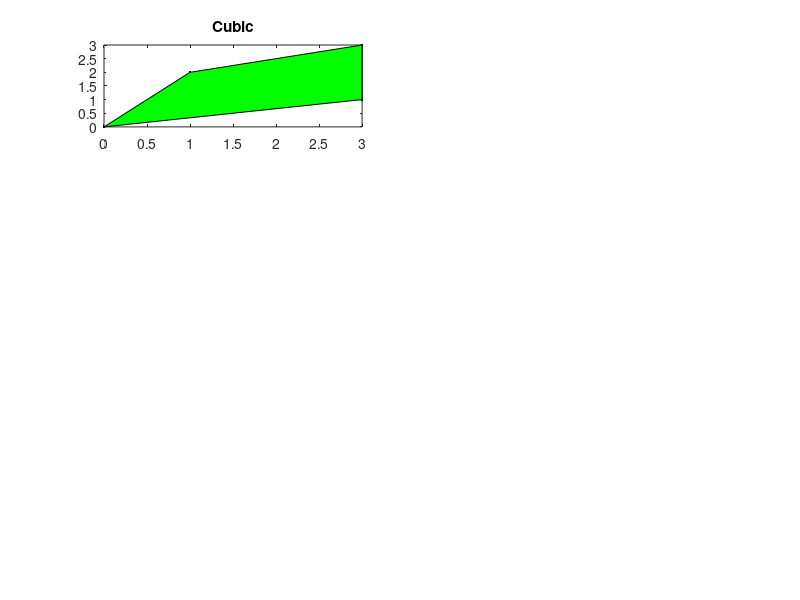

The MATLAB source for this figure: (Note: this script raises an error after producing the figure.)
%
% CPSC 424 Assignment 5 Question 1
%
% Script that tests the subdivide function.
%
% Your task for this question is to implement subdivide().
%

% ====================================================
%                Polygon 1
% ====================================================

% ================= set the control points
x1 = [0 1 3 3];
y1 = [0 2 3 1];

figure(1);

%===================  Draw scheme 1

subplot(4,2,1);
plot(x1,y1,'.k');
patch(x1,y1,'g');
title('Cubic');


[x,y] = subdivide(x1, y1, 0, 1, 0);
subplot(4,2,3);
plot(x,y,'.k');
patch(x,y,'g');
title('k = 0');


[x,y] = subdivide(x1, y1, 1, 1, 0);
subplot(4,2,5);
plot(x,y,'.k');
patch(x,y,'g');
title('k = 1');


[x,y] = subdivide(x1, y1, 5, 1, 0);
subplot(4,2,7);
plot(x,y,'.k');
patch(x,y,'g');
title('k = 5');

%===================  Draw scheme 2

subplot(4,2,2);
plot(x1,y1,'.k');
patch(x1,y1,'g');
title('1/7 5/7 1/7');


[x,y] = subdivide(x1, y1, 0, 2, 0);
subplot(4,2,4);
plot(x,y,'.k');
patch(x,y,'g');


[x,y] = subdivide(x1, y1, 1, 2, 0);
subplot(4,2,6);
plot(x,y,'.k');
patch(x,y,'g');


[x,y] = subdivide(x1, y1, 5, 2, 0);
subplot(4,2,8);
plot(x,y,'.k');
patch(x,y,'g');


% ====================================================
%                Polygon 2
% ====================================================


x2 = [0 1 3 2 4 3 2];
y2 = [0 3 2 4 3 0 1];

figure(2);

subplot(4,2,1);
plot(x2,y2,'.k');
patch(x2,y2,'g');
title('Cubic');
% 
% %===================  Draw scheme 1

[x,y] = subdivide(x2, y2, 0, 1, 0);
subplot(4,2,3);
plot(x,y,'.k');
patch(x,y,'g');
title('k = 0');

[x,y] = subdivide(x2, y2, 1, 1, 0);
subplot(4,2,5);
plot(x,y,'.k');
patch(x,y,'g');
title('k = 1');

[x,y] = subdivide(x2, y2, 5, 1, 0);
subplot(4,2,7);
plot(x,y,'.k');
patch(x,y,'g');
title('k = 5');

%===================  Draw scheme 2

subplot(4,2,2);
plot(x2,y2,'.k');
patch(x2,y2,'g');
title('1/7 5/7 1/7');

[x,y] = subdivide(x2, y2, 0, 2, 0);
subplot(4,2,4);
plot(x,y,'.k');
patch(x,y,'g');

[x,y] = subdivide(x2, y2, 1, 2, 0);
subplot(4,2,6);
plot(x,y,'.k');
patch(x,y,'g');

[x,y] = subdivide(x2, y2, 5, 2, 0);
subplot(4,2,8);
plot(x,y,'.k');
patch(x,y,'g');
